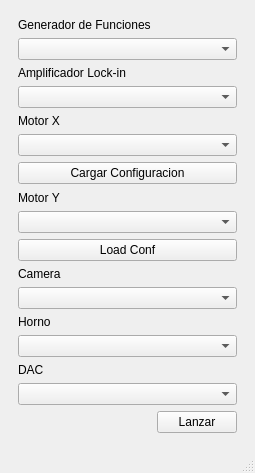
<?xml version="1.0" encoding="UTF-8"?>
<ui version="4.0">
 <class>MicrsocopyProgram</class>
 <widget class="QMainWindow" name="MicrsocopyProgram">
  <property name="geometry">
   <rect>
    <x>0</x>
    <y>0</y>
    <width>255</width>
    <height>473</height>
   </rect>
  </property>
  <property name="windowTitle">
   <string>MainWindow</string>
  </property>
  <widget class="QWidget" name="central_widget">
   <layout class="QGridLayout" name="gridLayout">
    <item row="0" column="0">
     <widget class="QStackedWidget" name="stack_widget">
      <property name="currentIndex">
       <number>0</number>
      </property>
      <widget class="QWidget" name="selection_page">
       <layout class="QGridLayout" name="gridLayout_3">
        <item row="7" column="0">
         <widget class="QLabel" name="motor_y_label">
          <property name="text">
           <string>Motor Y</string>
          </property>
         </widget>
        </item>
        <item row="5" column="0">
         <widget class="QComboBox" name="motor_x_cb"/>
        </item>
        <item row="9" column="0">
         <widget class="QPushButton" name="motor_y_bt">
          <property name="text">
           <string>Load Conf</string>
          </property>
         </widget>
        </item>
        <item row="4" column="0">
         <widget class="QLabel" name="motor_x_label">
          <property name="text">
           <string>Motor X</string>
          </property>
         </widget>
        </item>
        <item row="3" column="0">
         <widget class="QComboBox" name="lockin_cb"/>
        </item>
        <item row="16" column="0">
         <layout class="QHBoxLayout" name="launch_layout">
          <item>
           <spacer name="launch_spacer">
            <property name="orientation">
             <enum>Qt::Horizontal</enum>
            </property>
            <property name="sizeHint" stdset="0">
             <size>
              <width>40</width>
              <height>20</height>
             </size>
            </property>
           </spacer>
          </item>
          <item>
           <widget class="QPushButton" name="launch_button">
            <property name="text">
             <string>Lanzar</string>
            </property>
           </widget>
          </item>
         </layout>
        </item>
        <item row="12" column="0">
         <widget class="QLabel" name="oven_label">
          <property name="text">
           <string>Horno</string>
          </property>
         </widget>
        </item>
        <item row="6" column="0">
         <widget class="QPushButton" name="motor_x_bt">
          <property name="text">
           <string>Cargar Configuracion</string>
          </property>
         </widget>
        </item>
        <item row="0" column="0">
         <widget class="QLabel" name="fungen_label">
          <property name="text">
           <string>Generador de Funciones</string>
          </property>
         </widget>
        </item>
        <item row="11" column="0">
         <widget class="QComboBox" name="camera_cb"/>
        </item>
        <item row="13" column="0">
         <widget class="QComboBox" name="oven_cb"/>
        </item>
        <item row="14" column="0">
         <widget class="QLabel" name="dac_lb">
          <property name="text">
           <string>DAC</string>
          </property>
         </widget>
        </item>
        <item row="8" column="0">
         <widget class="QComboBox" name="motor_y_cb"/>
        </item>
        <item row="1" column="0">
         <widget class="QComboBox" name="fungen_cb"/>
        </item>
        <item row="2" column="0">
         <widget class="QLabel" name="lockin_label">
          <property name="text">
           <string>Amplificador Lock-in</string>
          </property>
         </widget>
        </item>
        <item row="10" column="0">
         <widget class="QLabel" name="camera_label">
          <property name="text">
           <string>Camera</string>
          </property>
         </widget>
        </item>
        <item row="15" column="0">
         <widget class="QComboBox" name="dac_cb"/>
        </item>
       </layout>
      </widget>
      <widget class="QWidget" name="experiment_page">
       <layout class="QGridLayout" name="gridLayout_2"/>
      </widget>
     </widget>
    </item>
   </layout>
  </widget>
  <widget class="QMenuBar" name="menubar">
   <property name="geometry">
    <rect>
     <x>0</x>
     <y>0</y>
     <width>255</width>
     <height>21</height>
    </rect>
   </property>
  </widget>
  <widget class="QStatusBar" name="statusbar"/>
 </widget>
 <tabstops>
  <tabstop>fungen_cb</tabstop>
  <tabstop>lockin_cb</tabstop>
  <tabstop>motor_x_cb</tabstop>
  <tabstop>motor_x_bt</tabstop>
  <tabstop>motor_y_cb</tabstop>
  <tabstop>motor_y_bt</tabstop>
  <tabstop>launch_button</tabstop>
 </tabstops>
 <resources/>
 <connections/>
</ui>
